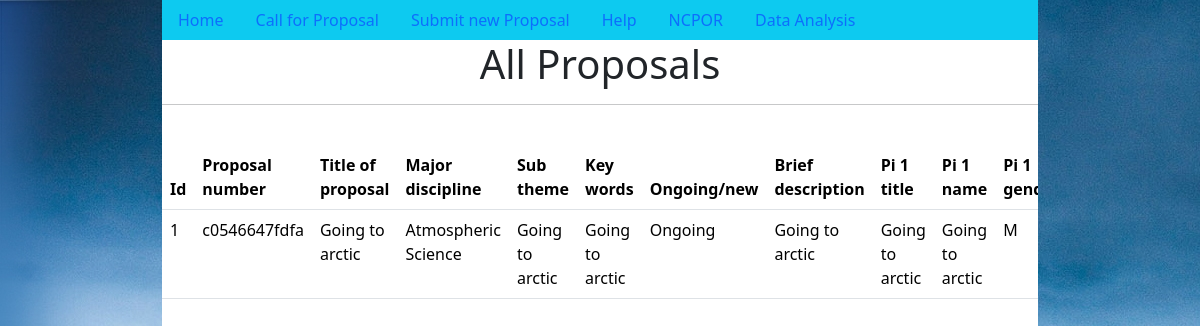
Before: /proposals/all (signed in) with the older database file.
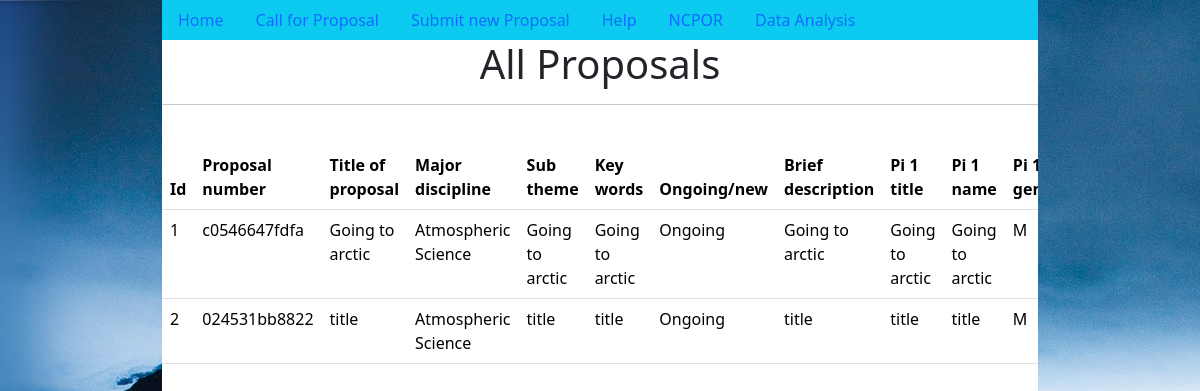
After: the same page with the newer database file.
### proposals/models.py (models this page shows)
class Details(models.Model):
    DISCIPLINE_CHOICES = (
        ("Atmospheric Science", "Atmospheric Science"),
        ("Oceanography", "Oceanography"),
        ("Geology and Palosciences", "Geology and Palosciences"),
        ("Glaciology and Remote Sensing", "Glaciology and Remote Sensing"),
        ("Environmental Science", "Environmental Science"),
        ("Biology", "Biology"),
        ("Other", "Other"),
    )
    FRESHNESS_CHOICE = (("Ongoing", "Ongoing"), ("New", "New"))
    proposal_number = models.CharField(max_length=12, null=True, blank=True)
    email = models.EmailField()
    title_of_proposal = models.CharField(
        max_length=50, null=False, unique=True, primary_key=True
    )
    major_discipline = models.CharField(
        max_length=30, choices=DISCIPLINE_CHOICES, null=False
    )
    sub_theme = models.CharField(max_length=20, null=False)
    key_words = models.CharField(max_length=50)
    freshness = models.CharField(
        max_length=10, choices=FRESHNESS_CHOICE, null=False, name="Ongoing/New"
    )
    brief_description = models.TextField(max_length=250)
    GENDER_CHOICES = (
        ("M", "Male"),
        ("F", "Female"),
        ("O", "Other"),
    )
    for i in range(1, 10 + 1):
        exec(
            f"""
pi_{i}_title = models.CharField(max_length=50, null=True, blank=True)
pi_{i}_name = models.CharField(max_length=50, null=True, blank=True)
pi_{i}_gender = models.CharField(max_length = 1,choices = GENDER_CHOICES, null=True,  blank=True)
pi_{i}_designation = models.CharField(max_length=50, null=True, blank=True)
pi_{i}_institute = models.CharField(max_length=50, null=True, blank=True)
pi_{i}_address = models.TextField(null=True, blank=True)
pi_{i}_mobile = PhoneNumberField(null=True, blank=True)
pi_{i}_email = models.EmailField(null=True, blank=True)
"""
        )

class Files(models.Model):
    email = models.EmailField()
    title_of_proposal = models.CharField(
        max_length=50, null=False, unique=True, primary_key=True
    )
    cover_letter = models.FileField(
        null=True, blank=True, name="Attach Cover Letter", upload_to="media/"
    )
    project_proposal = models.FileField(
        null=True,
        blank=True,
        name="Attach the detailed Project proposal(Download Template (.docx file) ",
        upload_to="media/",
    )
    endorsement_letter = models.FileField(
        null=True,
        blank=True,
        name="Attach the detailed Project proposal(Download Appendix I Template (.docx file)",
        upload_to="media/",
    )
    appendix_2 = models.FileField(
        null=True,
        blank=True,
        name="Attach Appendix II (Assessment for Ongoing project) Download Template for Appendix II",
        upload_to="media/",
    )
    appendix_3 = models.FileField(
        null=True,
        blank=True,
        name="Attach Appendix III (Metadata format for Ongoing project)* Download Template for Appendix III",
        upload_to="media/",
    )

### proposals/views.py (the view)
# urls.py: path('all', views.all),
@login_required
def all(request):
    details = [
        i for i in list(Details.objects.filter(email=request.user.email).values())
    ]
    output = []
    for index, i in enumerate(details):
        try:
            files = Files.objects.get(
                email=request.user.email, title_of_proposal=i["title_of_proposal"]
            )
            files = model_to_dict(files)
            temp = {"id": index + 1}
            temp.update(i)
            temp.update(files)
            output.append(
                [
                    (
                        " ".join((i.replace("_", " ").capitalize()).split()[:3]),
                        j if j != "" else "No",
                    )
                    for i, j in temp.items()
                    if i not in ["email"]
                ]
            )
        except Files.DoesNotExist:
            pass
    print(output)
    return render(
        request=request,
        template_name="all.html",
        context={"output": output, "heads": output[0]},
    )

### proposals/templates/all.html (shortened to what this page needs)
{% extends 'base.html' %}
{% block head %}All Proposals{% endblock %}
{% block content %}
{% if output %}
<div class="table-responsive">
<table class="table">
        <thead>
            <tr>
                {% for row, _ in heads %}
                    <th>{{ row }}</th>
                {% endfor %}
            </tr>
        </thead>
        {% for row in output %}
        <tbody>
                <tr>
            {% for title, value in row %}
                    <td>{{ value }}</td>
            {% endfor %}
                </tr>
        </tbody>
    {% endfor %}
</table>
</div>
{% else %}
No Proposal complete
{% endif %}
{% endblock %}

Changed rows visible on the page:
added Details: row "024531bb8822" "Atmospheric Science" "title" "title" "Ongoing" "title" "title" "title"
added Files: row "title"
Other visible differences:
new list line: "Pi…"
new list line: "2 M"
list line gone: "Pi 1…"
